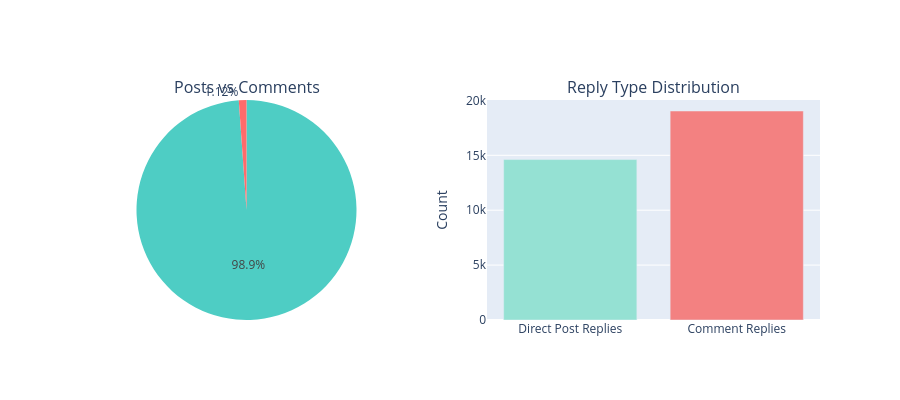

The notebook cell saved with this chart:
### Markdown cell above
## User Roles Explained

Każdy użytkownik jest klasyfikowany do jednej z następujących ról na podstawie jego profilu aktywności:

- **Post Creator**: Użytkownik głównie tworzy posty (>50% jego aktywności to posty, a nie komentarze). Inicjuje dyskusje i wprowadza nowe tematy.

- **Active Commenter**: Bardzo aktywny użytkownik (w top 25% pod względem liczby postów/komentarzy). Intensywnie uczestniczy w dyskusjach, głównie poprzez komentarze.

- **Influencer**: Użytkownik z wysokim średnim wynikiem (score), co sugeruje że jego treści są dobrze przyjmowane przez społeczność (top 25% po avg_score).

- **Lurker**: Użytkownik z bardzo niską aktywnością (≤3 posty/komentarze). Rzadko zabiera głos w dyskusjach.

- **Regular Participant**: Użytkownik o standardowej aktywności - nie pasuje do żadnej z powyższych kategorii. Uczestniczy w dyskusjach w umiarkowanym stopniu.

- **Deleted**: Autorzy, których konta zostały usunięte lub posty zostały skasowane.

### Code cell
# Analiza konwersacyjnych wątków - kto z kim rozmawia
# parent_id zawiera ID rodzica (postu lub komentarza, którego to dotyczy)

print("=== CONVERSATION STRUCTURE ===")

# Ile komentarzy każdy post dostał?
post_comments = df[df['activity_type'] == 'post'].copy()
post_replies = df[df['activity_type'] == 'comment'].copy()

print(f"Total posts: {len(post_comments)}")
print(f"Total comments: {len(post_replies)}")
print(f"Avg comments per post: {len(post_replies) / len(post_comments):.1f}")

# Komentarze na posty vs odpowiedzi na komentarze
direct_post_replies = post_replies[post_replies['parent_type'] == 'post']
comment_replies = post_replies[post_replies['parent_type'] == 'comment']

print(f"\nDirect replies to posts: {len(direct_post_replies)}")
print(f"Replies to comments: {len(comment_replies)}")
print(f"Nesting ratio: {len(comment_replies) / len(post_replies):.2%}")

# Wykresy struktury konwersacji
fig = make_subplots(rows=1, cols=2, specs=[[{"type": "pie"}, {"type": "bar"}]],
                     subplot_titles=('Posts vs Comments', 'Reply Type Distribution'))

# Pie chart - Posts vs Comments
fig.add_trace(go.Pie(labels=['Posts', 'Comments'],
                     values=[len(post_comments), len(post_replies)],
                     marker=dict(colors=['#FF6B6B', '#4ECDC4']),
                     name='Activity Type'), row=1, col=1)

# Bar chart - Reply types
reply_types = ['Direct Post Replies', 'Comment Replies']
reply_counts = [len(direct_post_replies), len(comment_replies)]
fig.add_trace(go.Bar(x=reply_types, y=reply_counts,
                     marker=dict(color=['#95E1D3', '#F38181']),
                     name='Reply Type'), row=1, col=2)

fig.update_yaxes(title_text="Count", row=1, col=2)
fig.update_layout(height=400, showlegend=False)
fig.show()

### Figure 1 — Plotly figure (JSON) as saved in the notebook; plotly's stock layout.template omitted (floating-point values rounded to 4 significant figures)
{"data": [{"domain": {"x": [0, 0.45], "y": [0, 1]}, "labels": ["Posts", "Comments"], "marker": {"colors": ["#FF6B6B", "#4ECDC4"]}, "name": "Activity Type", "type": "pie", "values": [381, 33649]}, {"marker": {"color": ["#95E1D3", "#F38181"]}, "name": "Reply Type", "type": "bar", "x": ["Direct Post Replies", "Comment Replies"], "xaxis": "x", "y": [14613, 19036], "yaxis": "y"}], "layout": {"annotations": [{"font": {"size": 16}, "showarrow": false, "text": "Posts vs Comments", "x": 0.225, "xanchor": "center", "xref": "paper", "y": 1, "yanchor": "bottom", "yref": "paper"}, {"font": {"size": 16}, "showarrow": false, "text": "Reply Type Distribution", "x": 0.775, "xanchor": "center", "xref": "paper", "y": 1, "yanchor": "bottom", "yref": "paper"}], "height": 400, "showlegend": false, "xaxis": {"anchor": "y", "domain": [0.55, 1]}, "yaxis": {"anchor": "x", "domain": [0, 1], "title": {"text": "Count"}}}}
